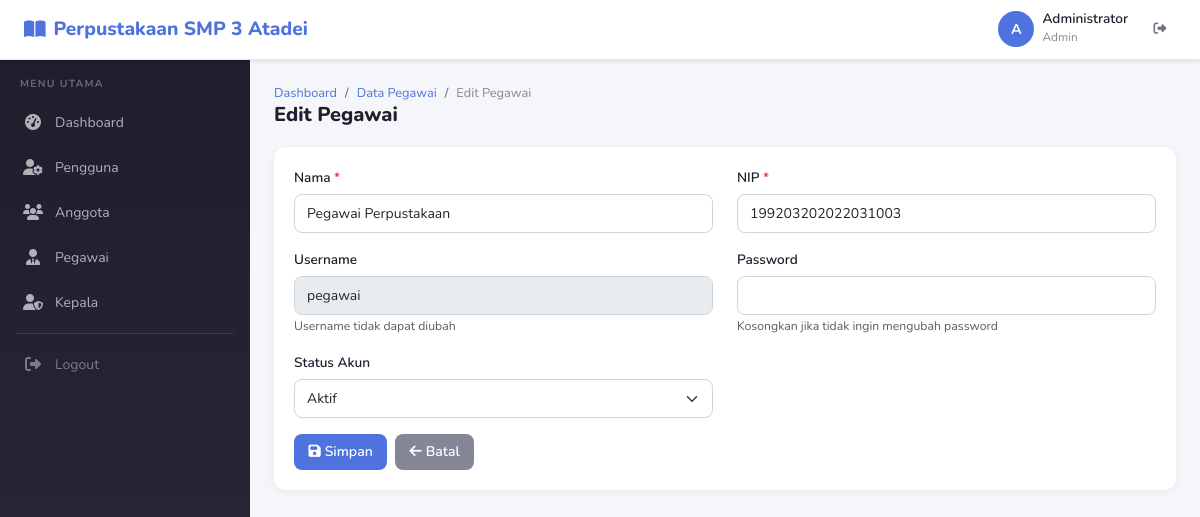
The page /pegawai/edit/1 (signed in) on the database its author committed.
### tables this page shows
CREATE TABLE pegawai (
  id INT AUTO_INCREMENT PRIMARY KEY,
  user_id INT NOT NULL,
  nama VARCHAR(100) NOT NULL,
  nip VARCHAR(50) NOT NULL,
  foto VARCHAR(255) DEFAULT NULL,
  created_at TIMESTAMP DEFAULT CURRENT_TIMESTAMP,
  INDEX idx_pegawai_user_id (user_id),
  CONSTRAINT fk_pegawai_user FOREIGN KEY (user_id) REFERENCES users(id) ON DELETE CASCADE
);

CREATE TABLE users (
  id INT AUTO_INCREMENT PRIMARY KEY,
  username VARCHAR(50) NOT NULL UNIQUE,
  password VARCHAR(255) NOT NULL,
  role_id INT NOT NULL,
  status ENUM('aktif','nonaktif') DEFAULT 'aktif',
  created_at TIMESTAMP DEFAULT CURRENT_TIMESTAMP,
  INDEX idx_users_role_id (role_id),
  INDEX idx_users_status (status),
  CONSTRAINT fk_users_role FOREIGN KEY (role_id) REFERENCES roles(id) ON DELETE CASCADE
);

### controllers/PegawaiController.php (called while the page is built, shortened)
<?php
require_once __DIR__ . '/../core/Helper.php';
class PegawaiController extends Controller
{
    public function edit($id)
    {
        $pegawaiModel = $this->model('PegawaiModel');
        $pegawai = $pegawaiModel->find($id);
        $userModel = $this->model('UserModel');
        $user = $userModel->find($pegawai['user_id']);
        $data['pegawai'] = $pegawai;
        $data['user'] = $user;
        $this->view('pegawai/edit', $data);
    }
}

### index.php (called while the page is built, shortened)
<?php
require_once __DIR__ . '/config/database.php';
spl_autoload_register(function ($class) {
    $directories = [
        __DIR__ . '/core/',
        __DIR__ . '/models/',
        __DIR__ . '/controllers/',
    ];
    foreach ($directories as $dir) {
        $file = $dir . $class . '.php';
        if (file_exists($file)) {
            return;
        }
    }
});
require_once __DIR__ . '/core/Router.php';
require_once __DIR__ . '/core/Helper.php';
Router::run();

### core/Database.php (called while the page is built, shortened)
<?php
class Database
{
    private static $instance = null;
    private $conn;
    private function __construct()
    {
        try {
            $dsn = "mysql:host=" . DB_HOST . ";dbname=" . DB_NAME . ";charset=utf8mb4";
            $this->conn = new PDO($dsn, DB_USER, DB_PASS);
            $this->conn->setAttribute(PDO::ATTR_ERRMODE, PDO::ERRMODE_EXCEPTION);
            $this->conn->setAttribute(PDO::ATTR_DEFAULT_FETCH_MODE, PDO::FETCH_ASSOC);
            $this->conn->setAttribute(PDO::ATTR_EMULATE_PREPARES, false);
        } catch (PDOException $e) {
            die("Database connection failed: " . $e->getMessage());
        }
    }
    public static function getInstance()
    {
        if (self::$instance === null) {
            self::$instance = new self();
        }
        return self::$instance;
    }
    public function query($sql, $params = [])
    {
        try {
            $stmt = $this->conn->prepare($sql);
            $stmt->execute($params);
            return $stmt;
        } catch (PDOException $e) {
            die("Query failed: " . $e->getMessage());
        }
    }
}

### core/Model.php (called while the page is built, shortened)
<?php
require_once __DIR__ . '/Database.php';
class Model
{
    protected $db;
    protected $table;
    public function __construct()
    {
        $this->db = Database::getInstance();
    }
    public function find($id)
    {
        $results = $this->db->query("SELECT * FROM {$this->table} WHERE id = ?", [$id]);
        return $results->fetch();
    }
}

### core/Helper.php (called while the page is built, shortened)
<?php
function sanitize($input)
{
    return htmlspecialchars($input, ENT_QUOTES, 'UTF-8');
}

### views/pegawai/edit.php (the view, shortened to what this page needs)
<?php require_once __DIR__ . '/../layouts/header.php'; ?>
<?php $p = $pegawai; ?>
<div class="page-header">
    <div>
        <nav aria-label="breadcrumb">
            <ol class="breadcrumb">
                <li class="breadcrumb-item"><a href="<?= BASE_URL ?>dashboard">Dashboard</a></li>
                <li class="breadcrumb-item"><a href="<?= BASE_URL ?>pegawai">Data Pegawai</a></li>
                <li class="breadcrumb-item active">Edit Pegawai</li>
            </ol>
        </nav>
        <h4>Edit Pegawai</h4>
    </div>
</div>
<div class="card">
    <div class="card-body">
        <form action="<?= BASE_URL ?>pegawai/update/<?= $p['id'] ?>" method="POST">
            <div class="row">
                <div class="col-md-6 mb-3">
                    <label class="form-label">Nama <span class="text-danger">*</span></label>
                    <input type="text" name="nama" class="form-control" required value="<?= sanitize($p['nama']) ?>">
                </div>
                <div class="col-md-6 mb-3">
                    <label class="form-label">NIP <span class="text-danger">*</span></label>
                    <input type="text" name="nip" class="form-control" required value="<?= sanitize($p['nip']) ?>">
                </div>
                <div class="col-md-6 mb-3">
                    <label class="form-label">Username</label>
                    <input type="text" class="form-control" value="<?= isset($user['username']) ? sanitize($user['username']) : '' ?>" readonly disabled>
                    <small class="text-muted">Username tidak dapat diubah</small>
                </div>
                <div class="col-md-6 mb-3">
                    <label class="form-label">Password</label>
                    <input type="password" name="password" class="form-control">
                    <small class="text-muted">Kosongkan jika tidak ingin mengubah password</small>
                </div>
                <div class="col-md-6 mb-3">
                    <label class="form-label">Status Akun</label>
                    <select name="status" class="form-select">
                        <option value="aktif" <?= isset($user['status']) && $user['status'] === 'aktif' ? 'selected' : '' ?>>Aktif</option>
                    </select>
                </div>
            </div>
            <div class="d-flex gap-2">
                <button type="submit" class="btn btn-primary"><i class="fas fa-save me-1"></i>Simpan</button>
                <a href="<?= BASE_URL ?>pegawai" class="btn btn-secondary"><i class="fas fa-arrow-left me-1"></i>Batal</a>
            </div>
        </form>
    </div>
</div>
<?php require_once __DIR__ . '/../layouts/footer.php'; ?>

### core/Router.php (shortened to what this page needs)
<?php
class Router
{
    private static $routes = [];
    public static function add($method, $route, $controller, $action)
    {
        self::$routes[] = [
            'method' => strtoupper($method),
            'route' => $route,
            'controller' => $controller,
            'action' => $action
        ];
    }
    public static function run()
    {
        $url = self::getUrl();
        $method = $_SERVER['REQUEST_METHOD'];
        foreach (self::$routes as $route) {
            $pattern = self::buildPattern($route['route']);
            if ($route['method'] === strtoupper($method) && preg_match($pattern, $url, $matches)) {
                array_shift($matches);
                self::dispatch($route['controller'], $route['action'], $matches);
                return;
            }
        }
        exit;
    }
    private static function getUrl()
    {
        if (isset($_GET['url']) && $_GET['url'] !== '') {
            $url = rtrim($_GET['url'], '/');
            $url = filter_var($url, FILTER_SANITIZE_URL);
            return $url;
        }
        $uri = $_SERVER['REQUEST_URI'];
        $uri = parse_url($uri, PHP_URL_PATH);
        $uri = trim($uri, '/');
        return $uri;
    }
    private static function buildPattern($route)
    {
        $pattern = preg_replace('/\{([a-zA-Z_]+)\}/', '([^/]+)', $route);
        return '#^' . $pattern . '$#';
    }
    private static function dispatch($controller, $action, $params = [])
    {
        $controllerFile = __DIR__ . '/../controllers/' . $controller . '.php';
        if (file_exists($controllerFile)) {
            $instance = new $controller();
            call_user_func_array([$instance, $action], $params);
        } else {
            header('HTTP/1.0 500 Internal Server Error');
            die("Controller '$controller' tidak ditemukan");
        }
    }
}

### assets/css/style.css (style rules this page uses)
:root { --primary: #4e73df; --primary-dark: #224abe; --secondary: #858796; --success: #1cc88a; --info: #36b9cc; --warning: #f6c23e; --danger: #e74a3b; --dark: #1e1e2d; --gray: #858796; --gray-light: #f8f9fc; --sidebar-width: 250px; --topbar-height: 60px; }
* { margin: 0; padding: 0; box-sizing: border-box; }
body { font-family: 'Nunito', 'Segoe UI', Tahoma, Geneva, Verdana, sans-serif; font-size: .875rem; background: #f4f6f9; color: #495057; overflow-x: hidden; }
.card { border: none; border-radius: .75rem; box-shadow: 0 .125rem .5rem rgba(0,0,0,.06); margin-bottom: 1.5rem; background: #fff; }
.card-body { padding: 1.25rem; }
.page-header { display: flex; align-items: center; justify-content: space-between; margin-bottom: 1.25rem; flex-wrap: wrap; gap: .75rem; }
.page-header h4 { font-size: 1.25rem; font-weight: 800; color: var(--dark); margin: 0; }
.breadcrumb { margin: 0; font-size: .8rem; background: none; padding: 0; }
.breadcrumb-item a { color: var(--primary); text-decoration: none; }
.breadcrumb-item.active { color: var(--secondary); }
.form-label { font-weight: 600; font-size: .85rem; color: var(--dark); margin-bottom: .35rem; }
.form-control, .form-select { border: 1px solid #d1d3e2; border-radius: .5rem; padding: .5rem .75rem; font-size: .875rem; transition: border-color .15s, box-shadow .15s; }
.btn { border-radius: .5rem; font-size: .875rem; padding: .45rem .9rem; font-weight: 600; transition: all .15s; border: none; }
.btn-primary { background: var(--primary); color: #fff; }
.btn-secondary { background: var(--secondary); color: #fff; }

### rows shown on the page
pegawai: nama "Pegawai Perpustakaan", nip "199203202022031003"
users: username "pegawai", status "Aktif"
